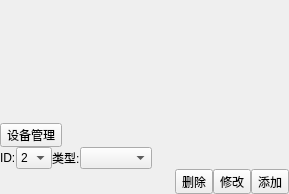
       <widget class="QWidget" name="scrollAreaWidgetContents">
        <property name="geometry">
         <rect>
          <x>0</x>
          <y>0</y>
          <width>289</width>
          <height>194</height>
         </rect>
        </property>
        <property name="sizePolicy">
         <sizepolicy hsizetype="Preferred" vsizetype="Expanding">
          <horstretch>0</horstretch>
          <verstretch>0</verstretch>
         </sizepolicy>
        </property>
        <layout class="QVBoxLayout" name="verticalLayout_3">
         <property name="spacing">
          <number>0</number>
         </property>
         <property name="leftMargin">
          <number>0</number>
         </property>
         <property name="topMargin">
          <number>0</number>
         </property>
         <property name="rightMargin">
          <number>0</number>
         </property>
         <property name="bottomMargin">
          <number>0</number>
         </property>
         <item>
          <layout class="QVBoxLayout" name="LayoutDevice"/>
         </item>
         <item>
          <spacer name="verticalSpacer_5">
           <property name="orientation">
            <enum>Qt::Vertical</enum>
           </property>
           <property name="sizeHint" stdset="0">
            <size>
             <width>20</width>
             <height>40</height>
            </size>
           </property>
          </spacer>
         </item>
         <item>
          <widget class="QWidget" name="widget_device_management" native="true">
           <property name="sizePolicy">
            <sizepolicy hsizetype="Preferred" vsizetype="Preferred">
             <horstretch>0</horstretch>
             <verstretch>0</verstretch>
            </sizepolicy>
           </property>
           <property name="maximumSize">
            <size>
             <width>16777215</width>
             <height>16777215</height>
            </size>
           </property>
           <layout class="QVBoxLayout" name="verticalLayout_7" stretch="0,0">
            <property name="spacing">
             <number>0</number>
            </property>
            <property name="leftMargin">
             <number>0</number>
            </property>
            <property name="topMargin">
             <number>0</number>
            </property>
            <property name="rightMargin">
             <number>0</number>
            </property>
            <property name="bottomMargin">
             <number>0</number>
            </property>
            <item>
             <layout class="QHBoxLayout" name="horizontalLayout_7">
              <item>
               <widget class="QWidget" name="widget_3" native="true">
                <property name="maximumSize">
                 <size>
                  <width>16777215</width>
                  <height>24</height>
                 </size>
                </property>
                <layout class="QHBoxLayout" name="horizontalLayout_9">
                 <property name="spacing">
                  <number>0</number>
                 </property>
                 <property name="leftMargin">
                  <number>0</number>
                 </property>
                 <property name="topMargin">
                  <number>0</number>
                 </property>
                 <property name="rightMargin">
                  <number>0</number>
                 </property>
                 <property name="bottomMargin">
                  <number>0</number>
                 </property>
                 <item>
                  <widget class="QToolButton" name="toolButton_device_management_isShow">
                   <property name="sizePolicy">
                    <sizepolicy hsizetype="Preferred" vsizetype="Preferred">
                     <horstretch>0</horstretch>
                     <verstretch>0</verstretch>
                    </sizepolicy>
                   </property>
                   <property name="minimumSize">
                    <size>
                     <width>0</width>
                     <height>0</height>
                    </size>
                   </property>
                   <property name="text">
                    <string>设备管理</string>
                   </property>
                  </widget>
                 </item>
                </layout>
               </widget>
              </item>
              <item>
               <spacer name="horizontalSpacer_7">
                <property name="orientation">
                 <enum>Qt::Horizontal</enum>
                </property>
                <property name="sizeHint" stdset="0">
                 <size>
                  <width>40</width>
                  <height>20</height>
                 </size>
                </property>
               </spacer>
              </item>
             </layout>
            </item>
            <item>
             <widget class="QWidget" name="widget_device_add" native="true">
              <layout class="QVBoxLayout" name="verticalLayout_6">
               <property name="spacing">
                <number>0</number>
               </property>
               <property name="leftMargin">
                <number>0</number>
               </property>
               <property name="topMargin">
                <number>0</number>
               </property>
               <property name="rightMargin">
                <number>0</number>
               </property>
               <property name="bottomMargin">
                <number>0</number>
               </property>
               <item>
                <layout class="QHBoxLayout" name="horizontalLayout_18">
                 <property name="spacing">
                  <number>0</number>
                 </property>
                 <item>
                  <widget class="QLabel" name="label_3">
                   <property name="text">
                    <string>ID:</string>
                   </property>
                  </widget>
                 </item>
                 <item>
                  <widget class="QComboBox" name="comboBox_device_add_id">
                   <property name="maximumSize">
                    <size>
                     <width>36</width>
                     <height>16777215</height>
                    </size>
                   </property>
                   <property name="toolTip">
                    <string>设备id编码，唯一标识</string>
                   </property>
                   <item>
                    <property name="text">
                     <string>2</string>
                    </property>
                   </item>
                  </widget>
                 </item>
                 <item>
                  <widget class="QLabel" name="label_11">
                   <property name="text">
                    <string>类型:</string>
                   </property>
                  </widget>
                 </item>
                 <item>
                  <widget class="QComboBox" name="comboBox_device_add_type">
                   <property name="maximumSize">
                    <size>
                     <width>16777215</width>
                     <height>16777215</height>
                    </size>
                   </property>
                   <property name="toolTip">
                    <string>设备类型选择</string>
                   </property>
                  </widget>
                 </item>
                 <item>
                  <spacer name="horizontalSpacer_16">
                   <property name="orientation">
                    <enum>Qt::Horizontal</enum>
                   </property>
                   <property name="sizeHint" stdset="0">
                    <size>
                     <width>40</width>
                     <height>20</height>
                    </size>
                   </property>
                  </spacer>
                 </item>
                </layout>
               </item>
               <item>
                <layout class="QHBoxLayout" name="horizontalLayout_6">
                 <property name="spacing">
                  <number>0</number>
                 </property>
                 <item>
                  <spacer name="horizontalSpacer_6">
                   <property name="orientation">
                    <enum>Qt::Horizontal</enum>
                   </property>
                   <property name="sizeHint" stdset="0">
                    <size>
                     <width>40</width>
                     <height>20</height>
                    </size>
                   </property>
                  </spacer>
                 </item>
                 <item>
                  <widget class="QToolButton" name="toolButton_device_delete">
                   <property name="text">
                    <string>删除</string>
                   </property>
                  </widget>
                 </item>
                 <item>
                  <widget class="QToolButton" name="toolButton_device_update">
                   <property name="text">
                    <string>修改</string>
                   </property>
                  </widget>
                 </item>
                 <item>
                  <widget class="QToolButton" name="toolButton_device_add">
                   <property name="text">
                    <string>添加</string>
                   </property>
                  </widget>
                 </item>
                </layout>
               </item>
              </layout>
             </widget>
            </item>
           </layout>
          </widget>
         </item>
        </layout>
       </widget>
